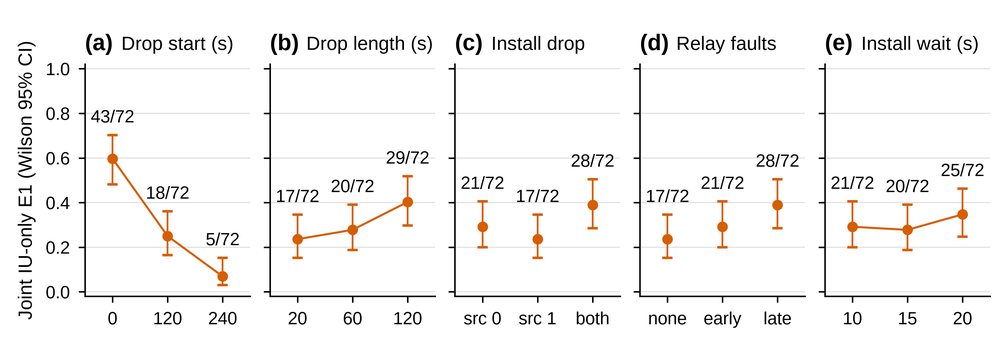
#> input picture figures_v2/FigS1.png, 1000 x 357 px, shrunk from 3307 x 1181 before the run; its folder holds only this picture in this run
$ python cvd_check.py
#> lines starting #> are read from the running program, lines starting #| are printed output that depends on the picture
"""Greyscale and colour-vision-deficiency check (Machado et al. 2009, severity 1.0) of the rendered figures.
Writes simulated previews to cvd_check/ and reports the minimum CIE-L* separation between arm colours."""
import numpy as np, matplotlib.image as mpimg, json
from pathlib import Path
M = {'deuteranopia': np.array([[0.367322, 0.860646, -0.227968], [0.280085, 0.672501, 0.047413], [-0.011820, 0.042940, 0.968881]]),
     'protanopia': np.array([[0.152286, 1.052583, -0.204868], [0.114503, 0.786281, 0.099216], [-0.003882, -0.048116, 1.051998]]),
     'tritanopia': np.array([[1.255528, -0.076749, -0.178779], [-0.078411, 0.930809, 0.147602], [0.004733, 0.691367, 0.303900]])}
lin = lambda c: np.where(c <= 0.04045, c / 12.92, ((c + 0.055) / 1.055) ** 2.4)
gam = lambda c: np.where(c <= 0.0031308, c * 12.92, 1.055 * np.clip(c, 0, 1) ** (1 / 2.4) - 0.055)
def sim(rgb, m): return np.clip(gam(np.clip(lin(rgb) @ m.T, 0, 1)), 0, 1)
def Lstar(rgb):
    Y = lin(rgb) @ np.array([0.2126, 0.7152, 0.0722]); return np.where(Y > 0.008856, 116 * np.cbrt(Y) - 16, 903.3 * Y)
out = Path(__file__).parent / 'cvd_check'; out.mkdir(exist_ok=True)
for f in sorted(Path(__file__).parent.glob('Fig*.png')):
    im = mpimg.imread(f)[..., :3].astype(float)[::4, ::4]
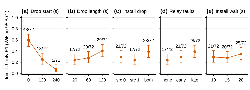
#> im: shape (90, 250, 3) float64; mean R, G, B 0.955, 0.95, 0.947
    mpimg.imsave(out / f'{f.stem}_grey.png', np.repeat((Lstar(im) / 100)[..., None], 3, axis=2))
#> in Lstar, `Y = lin(rgb) @ np.array([0.2126, 0.7152, 0.0722])`:
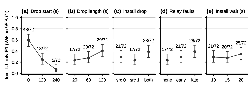
#> Y: shape (90, 250) float64; min 0, max 1, mean 0.937
#> in Lstar, `return np.where(Y > 0.008856, 116 * np.cbrt(Y) - 16, 903.3 * Y)`:
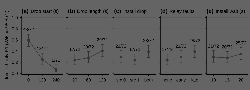
#> returned value: shape (90, 250) float64; min 0, max 100, mean 95.3
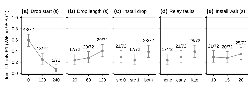
#> saved as FigS1_grey.png: shape (90, 250, 3); min 0, max 255, mean 242.9
    for k, m in M.items(): mpimg.imsave(out / f'{f.stem}_{k}.png', sim(im, m))
#> this loop made 3 passes
#> pass 1, `for k, m in M.items(): mpimg.imsave(out / f'{f.stem}_{k}.png', sim(im,..`:
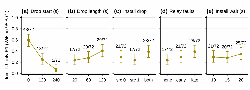
#> saved as FigS1_deuteranopia.png: shape (90, 250, 3); mean R, G, B 242.1, 241.7, 240.5
arms = {'joint': '#D55E00', 'post_exit': '#0072B2', 'sham': '#999999', 'wait_extend': '#E69F00', 'thresh_relax': '#009E73'}
h = lambda x: np.array([int(x[i:i + 2], 16) / 255 for i in (1, 3, 5)])
rep = {}
for k in ['none'] + list(M):
    L = {a: float(Lstar(h(c) if k == 'none' else sim(h(c)[None], M[k])[0])) for a, c in arms.items()}
    rep[k] = dict(L_star=L, joint_vs_postexit_dL=abs(L['joint'] - L['post_exit']))
Path(out / 'cvd_report.json').write_text(json.dumps(rep, indent=1)); print(json.dumps({k: round(v['joint_vs_postexit_dL'], 1) for k, v in rep.items()}))
